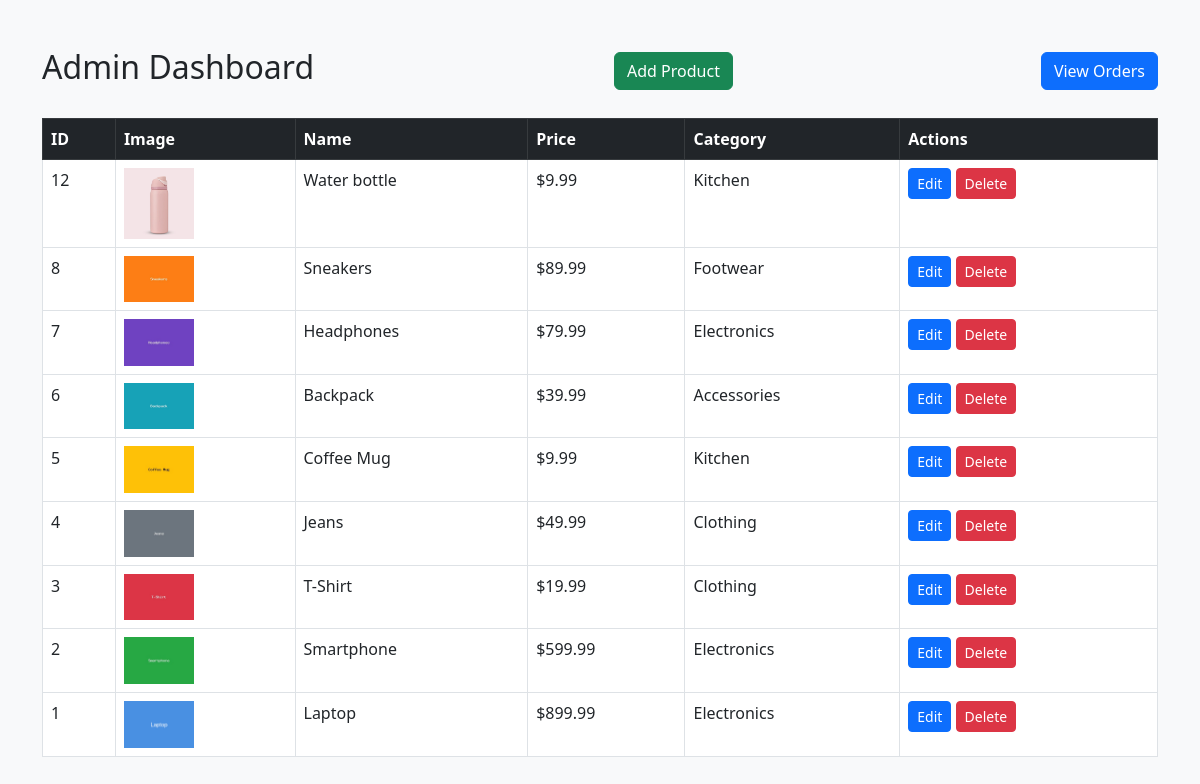
The page /admin_dashboard.php on the database its author committed.
### tables this page shows
CREATE TABLE `products` (
  `id` int(11) NOT NULL,
  `name` varchar(255) NOT NULL,
  `description` text DEFAULT NULL,
  `price` decimal(10,2) NOT NULL,
  `image` varchar(255) DEFAULT NULL,
  `category` varchar(100) DEFAULT NULL,
  `stock` int(11) DEFAULT 0,
  `created_at` timestamp NOT NULL DEFAULT current_timestamp()
);

### admin_dashboard.php (the view, shortened to what this page needs)
<?php
include 'config.php';
$sql = "SELECT * FROM products ORDER BY id DESC";
$result = mysqli_query($conn, $sql);
?>
<!DOCTYPE html>
<html lang="en">
<head>
    <link rel="stylesheet"
    href="https://cdn.jsdelivr.net/npm/bootstrap@5.3.0/dist/css/bootstrap.min.css">
</head>
<body class="bg-light">
<div class="container mt-5">
    <div class="d-flex justify-content-between align-items-center mb-4">
        <h2>Admin Dashboard</h2>
        <a href="add_product.php"
           class="btn btn-success">
           Add Product
        </a>
        <a href="admin_orders.php"
   class="btn btn-primary ms-2">
   View Orders
</a>
    </div>
    <table class="table table-bordered table-hover bg-white">
        <thead class="table-dark">
            <tr>
                <th>ID</th>
                <th>Image</th>
                <th>Name</th>
                <th>Price</th>
                <th>Category</th>
                <th>Actions</th>
            </tr>
        </thead>
        <tbody>
        <?php while($product = mysqli_fetch_assoc($result)){ ?>
            <tr>
                <td>
                    <?php echo $product['id']; ?>
                </td>
                <td>
                    <img src="<?php echo $product['image']; ?>"
                         width="70">
                </td>
                <td>
                    <?php echo $product['name']; ?>
                </td>
                <td>
                    $<?php echo $product['price']; ?>
                </td>
                <td>
                    <?php echo $product['category']; ?>
                </td>
                <td>
                    <a href="edit_product.php?id=<?php echo $product['id']; ?>"
                       class="btn btn-primary btn-sm">
                       Edit
                    </a>
                    <a href="delete_product.php?id=<?php echo $product['id']; ?>"
                       class="btn btn-danger btn-sm"
                       onclick="return confirm('Delete this product?')">
                       Delete
                    </a>
                </td>
            </tr>
        <?php } ?>
        </tbody>
    </table>
</div>
</body>
</html>

### rows shown on the page
products: id "12", image (picture), name "Water bottle", price "9.99", category "Kitchen"
products: id "8", image (picture), name "Sneakers", price "89.99", category "Footwear"
products: id "7", image (picture), name "Headphones", price "79.99", category "Electronics"
products: id "6", image (picture), name "Backpack", price "39.99", category "Accessories"
products: id "5", image (picture), name "Coffee Mug", price "9.99", category "Kitchen"
products: id "4", image (picture), name "Jeans", price "49.99", category "Clothing"
products: id "3", image (picture), name "T-Shirt", price "19.99", category "Clothing"
products: id "2", image (picture), name "Smartphone", price "599.99", category "Electronics"
products: id "1", image (picture), name "Laptop", price "899.99", category "Electronics"
